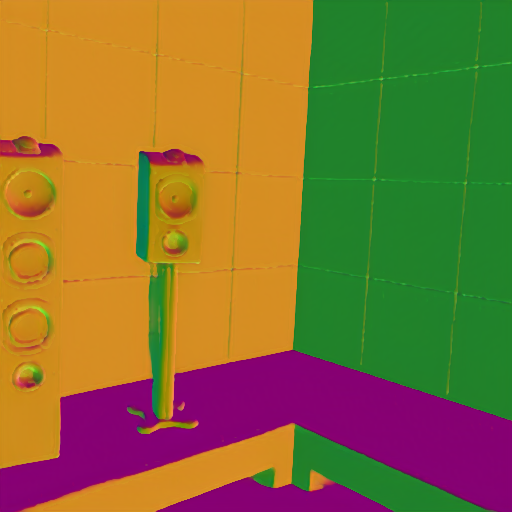
%> input picture new-data-out/speaker_normal.png, 512 x 512 px
$ octave test.m   (GNU Octave 9; MATLAB toolbox functions it lacks are replaced by stand-ins)
%> lines starting %> are read from the running program, lines starting %| are printed output that depends on the picture
### depth_to_normal.m
function  image = depth_to_normal(depth, normalize)
    image = zeros(size(depth, 1), size(depth, 2), 3);
    z = 0.002;
    dx = [diff(depth, 1, 2), depth(:, 1) - depth(:, end)];
    dy = [diff(depth, 1, 1); depth(1, :) - depth(end, :)];
    % grad = cat(3, dx, dy, z * ones(size(depth)));
    % norm = sqrt(sum(grad.^2, 3));
    image(:, :, 1) = -dx;
    image(:, :, 2) = -dy;
    image(:, :, 3) = z;
    if normalize == 1
        image_per_pixel_norm = sqrt(sum(image.^2, 3));
        image = image ./ image_per_pixel_norm;
    end


    % [10 lines of commented-out code are left out]

### test.m
close all
eps = 0.1;
disparity_scale = 2^16 - 1;


% [92 lines of commented-out code are left out]


normal_rgb = imread('/Users/mehran/sfu/courses/769/project/new-data-out/speaker_normal.png');
%> normal_rgb is the input picture: size 512x512x3 uint8; mean R, G, B 134.3, 111.9, 50.3
disparity = imread('/Users/mehran/sfu/courses/769/project/new-data-out/speaker_rgb_depth.png');
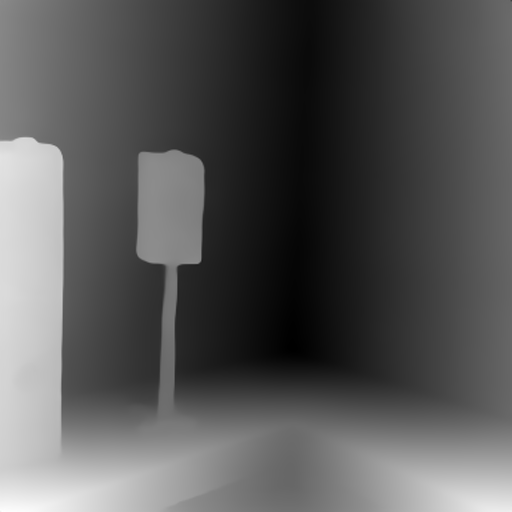
%> input picture new-data-out/speaker_rgb_depth.png, 512 x 512 px
%> disparity is the input picture: size 512x512 uint16; min 0, max 65535, mean 22389.2
% [6 lines of commented-out code are left out]


normal = double(normal_rgb) ./ 255;
% normal = normal ./ (normal(:, :, 3));
% image_per_pixel_norm = sqrt(sum(normal.^2, 3));
% normal = normal ./ image_per_pixel_norm;

disparity = double(disparity);
%> disparity: size 512x512 double
% mx = 2^8 - 1;
disparity = disparity / disparity_scale;
depth = 1./(disparity + eps);
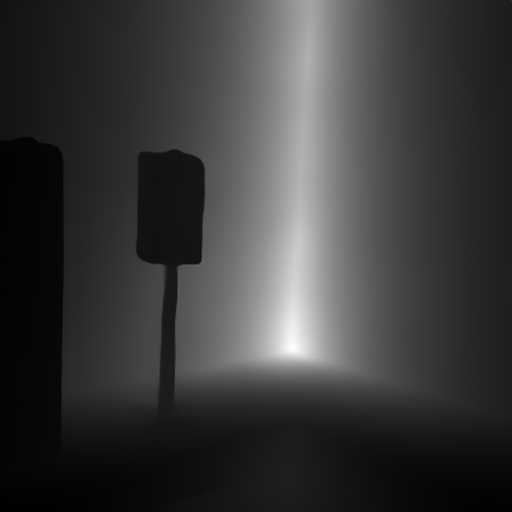
%> depth: size 512x512 double; min 0.909, max 10, mean 3.01; drawn with min black and max white
depth = depth ./ max(depth(:));
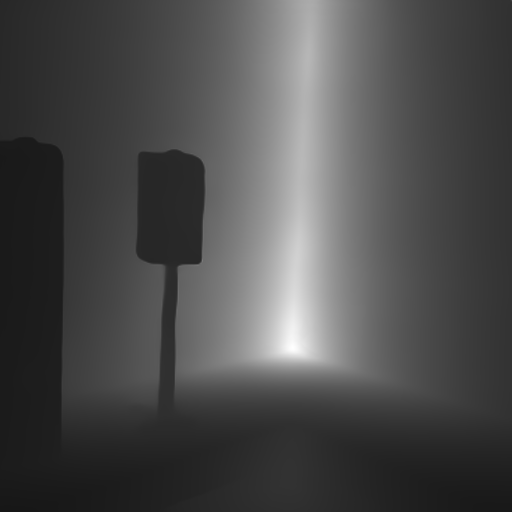
%> depth: size 512x512 double; min 0.0909, max 1, mean 0.301
depth(depth > 1) = 1;
% normal = normal - normal(:, :, 3);
% depth = disparity;

% TODO make normal z that are 0 to 1

depth_normal = depth_to_normal(depth, 0);
%> in depth_to_normal, `dx = [diff(depth, 1, 2), depth(:, 1) - depth(:, end)];`:
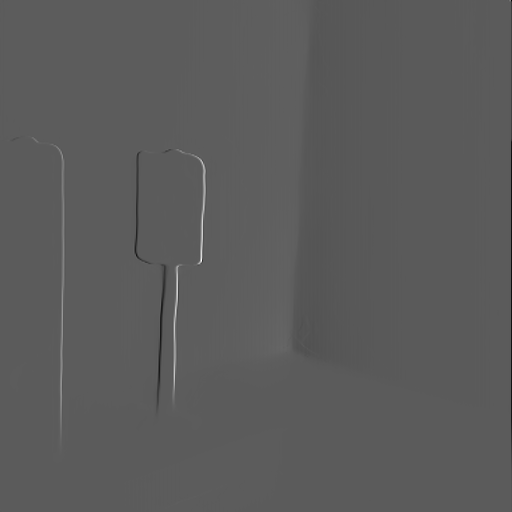
%> dx: size 512x512 double; min -0.117, max 0.209, mean 2.7e-21; drawn with min black and max white
%> in depth_to_normal, `image(:, :, 1) = -dx;`:
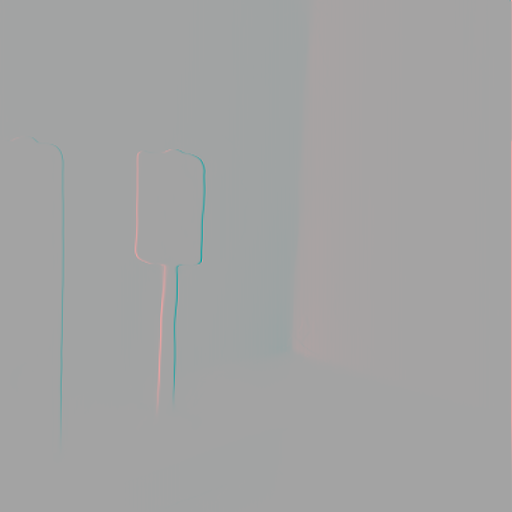
%> image: size 512x512x3 double; mean R, G, B -1.59e-22, 0, 0; drawn with min black and max white
% [12 lines of commented-out code are left out]

[r, c, z] = size(normal);
%> r = 512; c = 512; z = 3
A = reshape(normal(:, :, 1:2), [r * c * 2, 1]);
A = cat(2, A, ones(r * c * 2, 1));
b = reshape(depth_normal(:, :, 1:2), [r * c * 2, 1]);
%> (the run ends here)
